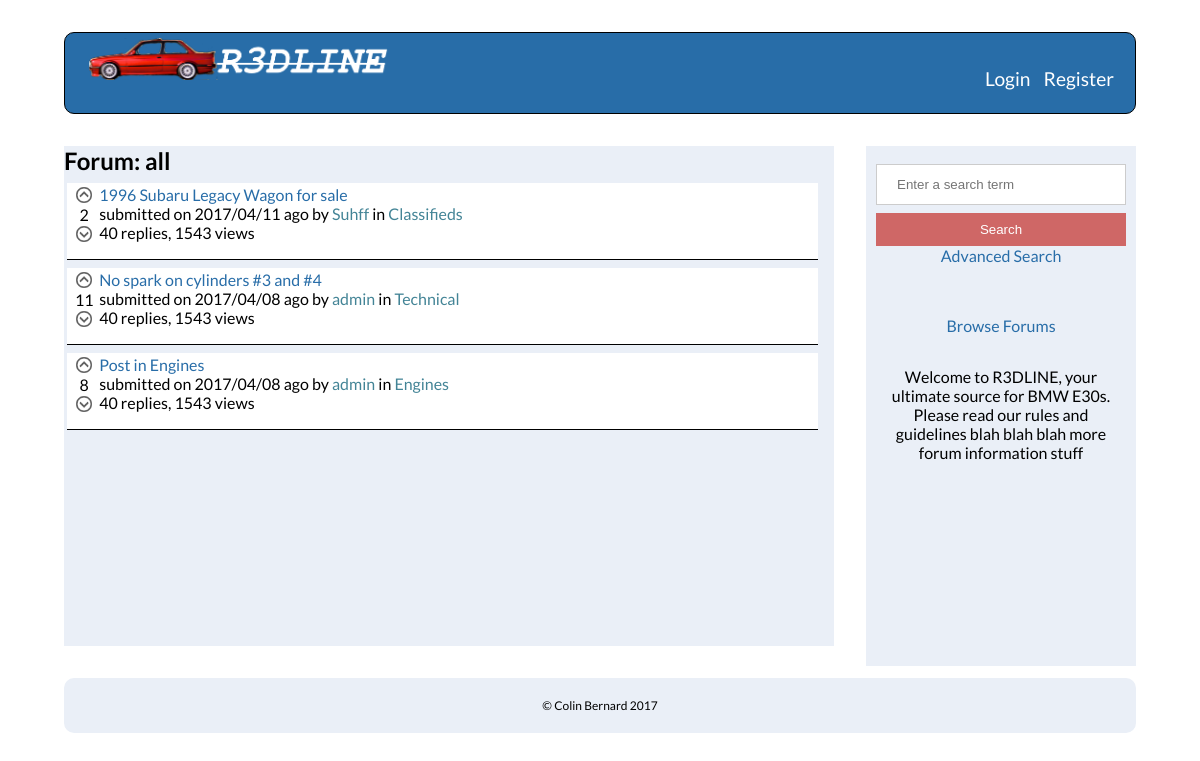
The app's page /home.php with its own data.
### tables this page shows
CREATE TABLE IF NOT EXISTS `threads` (
  `thread_id` int(11) NOT NULL AUTO_INCREMENT,
  `poster_id` int(11) NOT NULL,
  `title` varchar(100) NOT NULL,
  `content` varchar(3000) DEFAULT NULL,
  `posted_time` varchar(20) DEFAULT NULL,
  `forum_id` int(11) NOT NULL,
  `points` int(11) NOT NULL,
  PRIMARY KEY (`thread_id`),
  KEY `poster_id` (`poster_id`)
);

CREATE TABLE IF NOT EXISTS `users` (
  `user_id` int(11) NOT NULL AUTO_INCREMENT,
  `username` varchar(25) NOT NULL,
  `email` varchar(250) NOT NULL,
  `password` varchar(32) NOT NULL,
  `profile_image_path` varchar(100) NOT NULL,
  `is_admin` tinyint(1) NOT NULL DEFAULT '0',
  `is_banned` tinyint(1) NOT NULL DEFAULT '0',
  `bio` varchar(100) NOT NULL,
  `location` varchar(100) NOT NULL,
  PRIMARY KEY (`user_id`)
);

CREATE TABLE IF NOT EXISTS `forums` (
  `forum_id` int(11) NOT NULL AUTO_INCREMENT,
  `forum_name` varchar(50) NOT NULL,
  PRIMARY KEY (`forum_id`)
);

### home.php (the view, shortened to what this page needs)
<?php
	require 'config.php';
	$loggedIn = false;
	if ($stmt = $mysqli->prepare("SELECT forum_id, forum_name FROM forums")) {
		$stmt->execute();
		$stmt->bind_result($forum_id, $forum_name);
	}
	if (isset($_GET['search'])) {
		$search_term = $_GET['search'];
		$threads = [];
		if (isset($current_forum_name)) {
			$sql = "SELECT thread_id, poster_id, title, content, username, posted_time, forum_name, forums.forum_id, points FROM threads, users, forums WHERE poster_id=user_id AND title LIKE ? AND threads.forum_id=? AND forums.forum_id=threads.forum_id ORDER BY thread_id DESC";
		} else {
			$sql = "SELECT thread_id, poster_id, title, content, username, posted_time, forum_name, forums.forum_id, points FROM threads, users, forums WHERE poster_id=user_id AND title LIKE ? AND forums.forum_id=threads.forum_id ORDER BY thread_id DESC";
		}
		if ($stmt = $mysqli->prepare($sql)) {
			$search_term = '%'.$search_term.'%';
			if (isset($current_forum_id)) {
				$stmt->bind_param("si", $search_term, $current_forum_id);
			} else {
				$stmt->bind_param("s", $search_term);
			}
			$stmt->execute();
			$stmt->bind_result($thread_id, $poster_id, $title, $content, $username, $posted_time, $forum_name, $forum_id, $points);
			while ($stmt->fetch()) {
				array_push($threads, [
					'thread_id' => $thread_id,
					'poster_id' => $poster_id,
					'title' => $title,
					'content' => $content,
					'username' => $username,
					'posted_time' => $posted_time,
					'forum_name' => $forum_name,
					'forum_id' => $forum_id,
					'points' => $points
				]);
			}
		}
	} else {
		if (isset($current_forum_name)) {
			$sql = "SELECT thread_id, poster_id, title, content, username, posted_time, forum_name, forums.forum_id, points FROM threads, users, forums WHERE poster_id=user_id AND threads.forum_id=? AND threads.forum_id=forums.forum_id ORDER BY thread_id DESC";
		} else {
			$sql = "SELECT thread_id, poster_id, title, content, username, posted_time, forum_name, forums.forum_id, points FROM threads, users, forums WHERE poster_id=user_id AND threads.forum_id=forums.forum_id ORDER BY thread_id DESC";
		}
		$threads = [];
		if ($stmt = $mysqli->prepare($sql)) {
			$stmt->execute();
			$stmt->bind_result($thread_id, $poster_id, $title, $content, $username, $posted_time, $forum_name, $forum_id, $points);
			while ($stmt->fetch()) {
				array_push($threads, [
					'thread_id' => $thread_id,
					'poster_id' => $poster_id,
					'title' => $title,
					'content' => $content,
					'username' => $username,
					'posted_time' => $posted_time,
					'forum_name' => $forum_name,
					'forum_id' => $forum_id,
					'points' => $points
				]);
			}
		}
	}
?>
<!DOCTYPE html>
<html>
	<head lang="en">
   		<link rel="stylesheet" href="style/all.css" />
   		<link rel="stylesheet" href="style/simpleform.css" />
	</head>
	<body>
		<header>
			<a href="home.php" id="logo"><img src="images/logo.png" width="300" height="42" /></a>
			<ul>
				<?php if ($loggedIn): ?>
					<?php if ($is_admin == 1): ?>
						<li><a href="admin.php">Admin Controls</a></li>
					<?php endif ?>
					<li><a href="profile.php?id=<?=$user_id?>"><?=$_SESSION['username']?></a></li>
					<li><a href="logout.php">Logout</a></li>
				<?php else: ?>
					<li><a href="login.html">Login</a></li>
					<li><a href="register.html">Register</a></li>
				<?php endif ?>
			</ul>
		</header>
		<div id="main">
			<article id="right-sidebar">
				<div id="sidebar-search">
					<form action="home.php" method="get" id="search-form">
						<input type="text" placeholder="Enter a search term" name="search">
						<button type="submit" value="Search" form="search-form">Search</button>
					</form>
					<p><a href="">Advanced Search</a></p>
				</div>
				<br>
				<p><a href="javascript:toggleForums()" id="forum-toggle">Browse Forums</a></p>
				<br>
				<div id="forum-info">
					<p>Welcome to R3DLINE, your ultimate source for BMW E30s. Please read our rules and guidelines blah blah blah more forum information stuff</p>
				</div>
			</article>
			<article id="center">
				<?php if (isset($current_forum_name)): ?>
					<h2>Forum: <?=$current_forum_name?></h2>
				<?php else: ?>
					<h2>Forum: all</h2>
				<?php endif ?>
				<?php foreach ($threads as $thread): ?>
					<div class="post">
						<div class="post-score">
							<a href="home.php?upts=<?=$thread['thread_id']?>"><img src="images/arrow_up.png" width="20" height="20"></a>
							<p><?=$thread['points']?></p>
							<a href="home.php?dpts=<?=$thread['thread_id']?>"><img src="images/arrow_down.png" width="20" height="20"></a>
						</div>
						<p class="title"><a href="viewpost.php?id=<?=$thread['thread_id']?>"><?=$thread['title']?></a></p>
						<p class="post-info">submitted on <?=$thread['posted_time']?> ago by <a href="profile.php?id=<?=$thread['poster_id']?>"><?=$thread['username']?></a> in <a href="home.php?forum=<?=$thread['forum_id']?>"><?=$thread['forum_name']?></a></h2>
						<p class="post-stats">40 replies, 1543 views</p>
					</div>
				<?php endforeach ?>
			</article>
		</div>
		<footer>
			<p>© Colin Bernard 2017</p>
		</footer>
	</body>
</html>

### style/all.css (style rules this page uses)
h1, h2, h3, p, body, div { font-family: 'Lato', Tahoma, Helvetica, sans-serif; margin: 0; padding: 0; }
body { background-color: white; }
a { text-decoration: none; }
header { border-radius: 10px; background: #286DA8; margin: 2em 4em 2em 4em; height: 80px; padding-left: 1em; overflow: hidden; white-space: nowrap; border: 1px solid black; }
header #logo { display: block; margin: 0.3em 0.5em 0.5em 0.5em; }
header ul { float: right; list-style-type: none; display: inline; margin-top: -1.5em; margin-right: 1em; }
header ul li { display: inline; padding: 5px; font-size: 1.2em; }
header ul li a { color: white; }
article#right-sidebar { float: right; width: 250px; margin: 0em 4em 2em 2em; padding: 10px; height: 500px; text-align: center; background-color: #eaeff7; }
article#right-sidebar p { display: inline-block; padding: 0 5px 0 5px; background-color: #eaeff7; color: black; }
article#right-sidebar button { background-color: #cf6766; color: white; padding: 9px 15px; margin: 0; border: none; cursor: pointer; display: block; width: 100%; }
article#right-sidebar #sidebar-search { margin-bottom: 2em; background-color: #eaeff7; color: white; }
article#right-sidebar #forum-info { margin-top: 2em; background-color: #eaeff7; }
article#right-sidebar a { text-decoration: none; color: #286DA8; }
article#center { width: auto; overflow: hidden; margin: 2em 4em 2em 4em; min-height: 500px; background-color: #eaeff7; }
.post { overflow: auto; padding: 2px 2px 2px 2px; margin: 0.5em 1em 0.5em 0.2em; border-bottom: 1px solid black; background-color: white; }
.post .title { background-color: white; }
.post .title a { color: #286DA8; }
.post .post-info { background-color: white; }
.post .post-info a { color: #438496; }
.post .post-stats { background-color: white; }
.post-score { float: left; display: block; height: 4.5em; width: 30px; align-items: stretch; background-color: white; }
.post-score p { text-align: center; background-color: white; }
.post-score img { display: block; margin: 0 auto; }
footer { clear:left; background-color: #bec1c6; padding: 20px 2em 20px 2em; margin: 0 4em 0 4em; color: black; border-radius: 10px; background-color: #eaeff7; }
footer p { text-align: center; font-size: 12px; background-color: #eaeff7; color: black; }

### style/simpleform.css (style rules this page uses)
input[type=text], input[type=password] { width: 100%; padding: 12px 20px; margin: 8px 0; display: inline-block; border: 1px solid #ccc; box-sizing: border-box; }
button { background-color: #cf6766; color: white; padding: 14px 20px; margin: 8px 0; border: none; cursor: pointer; width: 100%; }
h2 { color: black; }

### records on screen
threads: points "2", title "1996 Subaru Legacy Wagon for sale", posted_time "2017/04/11", users.username "Suhff", forum.forum_name "Classifieds"
threads: points "11", title "No spark on cylinders #3 and #4", posted_time "2017/04/08", users.username "admin", forum.forum_name "Technical"
threads: points "8", title "Post in Engines", posted_time "2017/04/08", users.username "admin", forum.forum_name "Engines"
